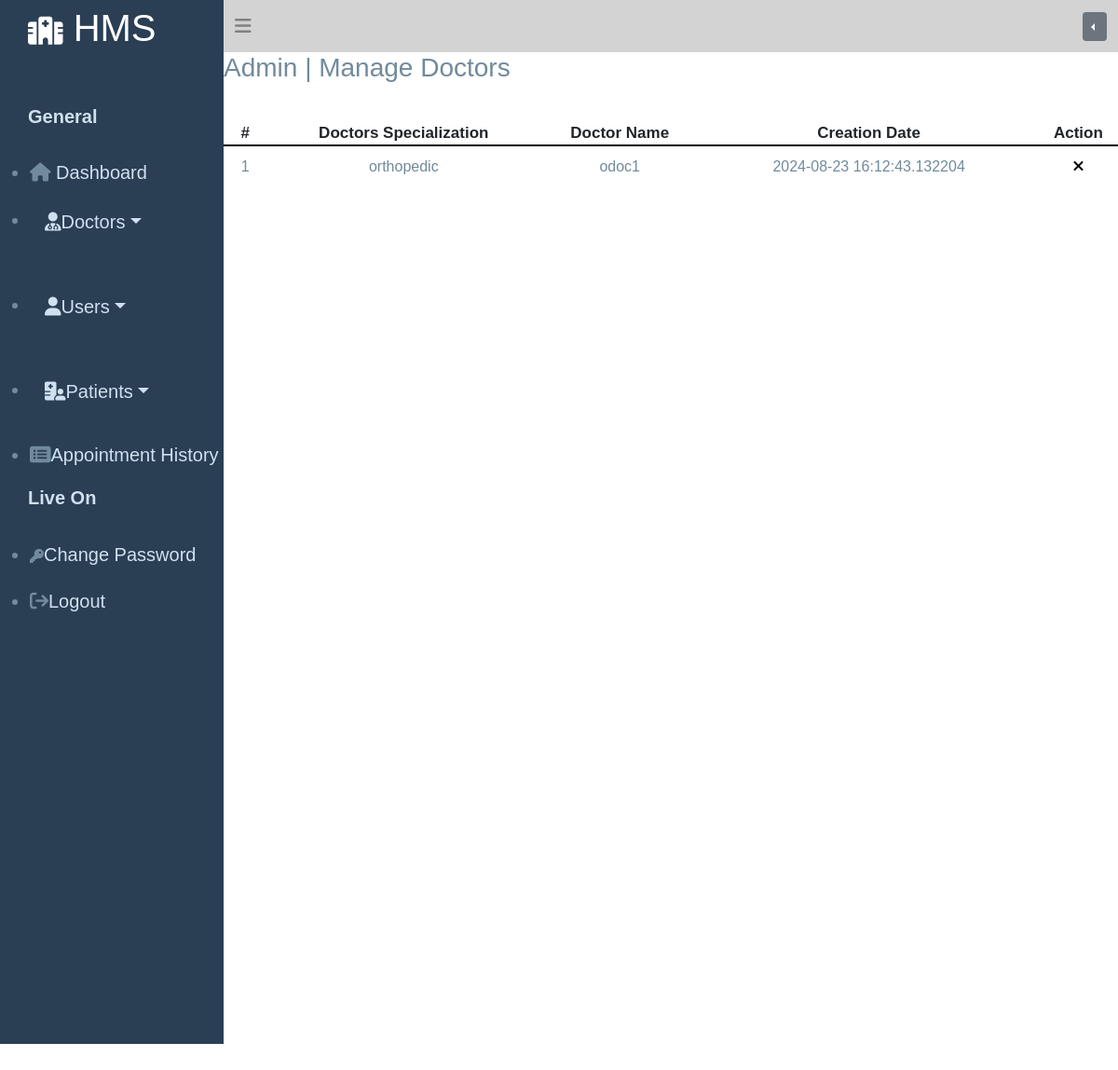
Screenshot of /manage_doctor.php (signed in) with the database file from the repository.
### tables this page shows
CREATE TABLE `doctors` (
  `id` int(11) NOT NULL,
  `specialization` varchar(20) NOT NULL,
  `doctor_name` varchar(50) NOT NULL,
  `address` varchar(50) NOT NULL,
  `doc_fees` bigint(6) NOT NULL,
  `contact` bigint(10) NOT NULL,
  `doc_email` varchar(30) NOT NULL,
  `doc_password` varchar(40) NOT NULL,
  `creation_date` timestamp(6) NOT NULL DEFAULT current_timestamp(6) ON UPDATE current_timestamp(6)
);

### logic.php (called while the page is built, shortened)
<?php
class mydb{
  function dbconct(){
      $this->host="127.0.0.1";
      $this->username="root";
      $this->password="";
      $this->dbname="hosp";
      $myconn=new mysqli($this->host,$this->username,$this->password,$this->dbname);
      return $myconn;
        }
  }
  class myselectquery2 extends mydb{
    public function slctdt2($table2){
      $data2="SELECT * FROM $table2";
      $slct_query2=$this->dbconct()->query($data2);
      if($slct_query2->num_rows>0){
       while($final=$slct_query2->fetch_assoc()){
          $getfinal[]=$final;
       }
       return $getfinal;
      }
    }
  }
?>

### manage_doctor.php (the view, shortened to what this page needs)
<!DOCTYPE html>
<html lang="en">
<head>
  <link rel="stylesheet" href="style.css">
  <link rel="stylesheet" href="https://cdnjs.cloudflare.com/ajax/libs/font-awesome/6.6.0/css/all.min.css" />
  <link href="https://cdn.jsdelivr.net/npm/bootstrap@5.0.2/dist/css/bootstrap.min.css" rel="stylesheet">
</head>
<body>
<div class="sidebar">
  <?php
  include "logic.php";
  include "admin_sidebar.php";
   ?>
</div>
<div class="navb">
  <div class="bar">
<?php include "admin_header.php"; ?>
</div>
<div class="data">
<h3 style="color:rgb(113,138,156)">Admin | Manage Doctors</h3>
<div class="doc_spclz">
<?php
$myobj=new myselectquery2();
$table2="doctors";
$cnt=1;
$slct=$myobj->slctdt2($table2);
if(isset($slct[0])){
  echo '<table class="data_table">';
  echo '
    <tr>
    <th>#</th>
    <th>Doctors Specialization</th>
    <th>Doctor Name</th>
    <th>Creation Date</th>
    <th>Action</th>
    </tr>
  ';
  foreach($slct as $get){
    echo '
    <tr>
    <td>'.$cnt.'</td>
    <td>'.$get['specialization'].'</td>
    <td>'.$get['doctor_name'].'</td>
    <td>'.$get['creation_date'].'</td>
    <td><a href="logic.php?idd='.$get['id'].'"><button onclick="return checkdelete1()"><i class="fa-solid fa-xmark"></i></button></a></td>
    </tr>
    ';
    $cnt=$cnt+1;
  }
  echo '</table>';
}
?>
</div>
</div>
</div>
</body>
</html>

### style.css (style rules this page uses)
* { margin:0; padding:0; font-family: Arial, Helvetica, sans-serif; }
.sidebar { color:rgb(113, 138, 156); width:20%; height: 70rem; float:left; background-color:rgb(42, 63, 84); }
.navb { width:80%; height:60rem; float: left; }
.doc_spclz { margin-top:40px; }
.data_table { width:100%; }
.data_table th { border-bottom:2px solid black; text-align: center; font-size:17px; }
.data_table td { text-align: center; padding:10px 10px; color:rgb(113, 138, 156); }
.data_table td button { background-color: white; border: white; }

### rows the page displays
doctors: specialization "orthopedic", doctor_name "odoc1", creation_date "2024-08-23 16:12:43.132204"
